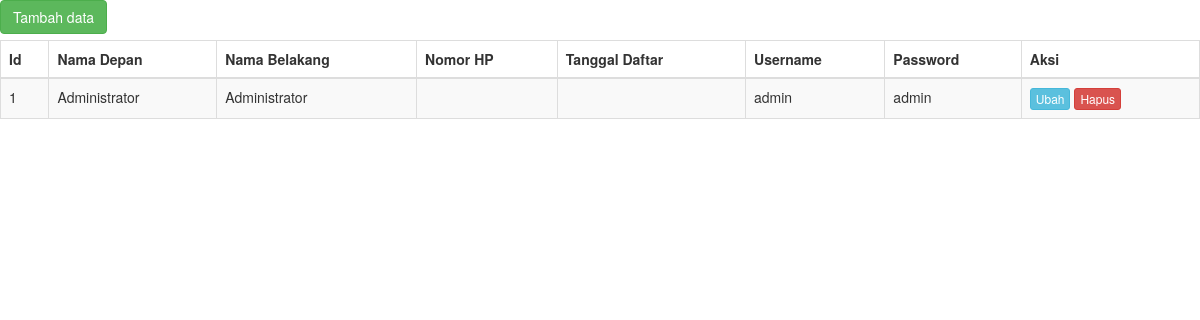
Screenshot of /index.php/manage_pegawai with the database file from the repository.
### tables this page shows
CREATE TABLE `pegawai` (
  `id_user` int(11) NOT NULL,
  `nama_depan` varchar(15) NOT NULL,
  `nama_belakang` varchar(25) NOT NULL,
  `username` varchar(30) NOT NULL,
  `password` varchar(25) NOT NULL
);

### application/controllers/manage_pegawai.php (called while the page is built, shortened)
<?php
class Manage_pegawai extends CI_Controller{
    function __construct()
    {
        $this->load->model('model_pegawai');
    }
    function index()
    {
		$this->load->model('model_pegawai','pegawai');
		$data['pegawai'] = $this->model_pegawai->get_all_pegawai();
        $data['_view'] = 'pemilik/pegawai/index';
        $this->load->view('layout',$data);
    }
}

### index.php (called while the page is built, shortened)
<?php
require_once BASEPATH.'core/CodeIgniter.php';

### application/models/model_pegawai.php (called while the page is built, shortened)
<?php
class Model_pegawai extends CI_Model
{
    function get_all_pegawai()
    {
        $this->db->order_by('id_user', 'asc');
        $this->db->select('*');
        $this->db->from("pegawai");
        return $this->db->get()->result_array();
    }
}

### application/views/pemilik/pegawai/index.php (the view, shortened to what this page needs)
<div class="pull-left">
    <a type="button" class="btn btn-success" data-toggle="modal" data-target="#modalku">Tambah data</a>
</div>
<br><br>
<table class="table table-striped table-bordered" id="data">
<thead>
    <tr>
        <th>Id</th>
        <th>Nama Depan</th>
        <th>Nama Belakang</th>
        <th>Nomor HP</th>
        <th>Tanggal Daftar</th>
        <th>Username</th>
        <th>Password</th>
        <th>Aksi</th>
    </tr>
</thead>
    <tbody>
    <?php foreach($pegawai as $p){ ?>
        <tr>
        <td><?php echo $p['id_user']; ?></td>
        <td><?php echo $p['nama_depan']; ?></td>
        <td><?php echo $p['nama_belakang']; ?></td>
        <td><?php echo $p['nmr_hp']; ?></td>
        <td><?php echo $p['tgl_daftar']; ?></td>
        <td><?php echo $p['username']; ?></td>
        <td><?php echo $p['password']; ?></td>
        <td>
            <a href="<?php echo site_url('manage_pegawai/edit/'.$p['id_user']); ?>" class="btn btn-info btn-xs">Ubah</a>
            <a href="<?php echo site_url('manage_pegawai/delete/'.$p['id_user']); ?>" class="btn btn-danger btn-xs">Hapus</a>
        </td>
        </tr>
    <?php } ?>
    </tbody>
</table>

### rows the page displays
pegawai: id_user "1", nama_depan "Administrator", nama_belakang "Administrator", username "admin", password "admin"
